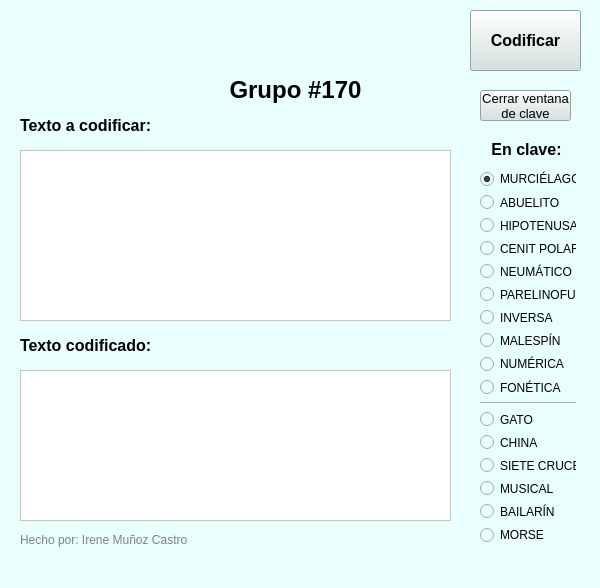
<?xml version="1.0" encoding="UTF-8"?>
<ui version="4.0">
 <class>MainWindow</class>
 <widget class="QMainWindow" name="MainWindow">
  <property name="geometry">
   <rect>
    <x>0</x>
    <y>0</y>
    <width>600</width>
    <height>588</height>
   </rect>
  </property>
  <property name="windowTitle">
   <string>Codificador Guía y Scout V.3.0</string>
  </property>
  <property name="windowIcon">
   <iconset>
    <normaloff>scouts.ico</normaloff>scouts.ico</iconset>
  </property>
  <property name="styleSheet">
   <string notr="true">background-color: rgb(233, 255, 252);</string>
  </property>
  <widget class="QWidget" name="centralwidget">
   <widget class="QLabel" name="label_2">
    <property name="geometry">
     <rect>
      <x>20</x>
      <y>110</y>
      <width>181</width>
      <height>31</height>
     </rect>
    </property>
    <property name="text">
     <string>&lt;html&gt;&lt;head/&gt;&lt;body&gt;&lt;p&gt;&lt;span style=&quot; font-size:12pt; font-weight:600;&quot;&gt;Texto a codificar:&lt;/span&gt;&lt;/p&gt;&lt;/body&gt;&lt;/html&gt;</string>
    </property>
   </widget>
   <widget class="QTextEdit" name="original">
    <property name="geometry">
     <rect>
      <x>20</x>
      <y>150</y>
      <width>431</width>
      <height>171</height>
     </rect>
    </property>
    <property name="styleSheet">
     <string notr="true">background-color: rgb(255, 255, 255);
font: 12pt &quot;MS Shell Dlg 2&quot;;
border-color: rgb(0, 0, 0);</string>
    </property>
   </widget>
   <widget class="QTextEdit" name="enClave">
    <property name="geometry">
     <rect>
      <x>20</x>
      <y>370</y>
      <width>431</width>
      <height>151</height>
     </rect>
    </property>
    <property name="styleSheet">
     <string notr="true">background-color: rgb(255, 255, 255);
font: 12pt &quot;MS Shell Dlg 2&quot;;</string>
    </property>
   </widget>
   <widget class="QLabel" name="label_3">
    <property name="geometry">
     <rect>
      <x>20</x>
      <y>330</y>
      <width>221</width>
      <height>31</height>
     </rect>
    </property>
    <property name="text">
     <string>&lt;html&gt;&lt;head/&gt;&lt;body&gt;&lt;p&gt;&lt;span style=&quot; font-size:12pt; font-weight:600;&quot;&gt;Texto codificado:&lt;/span&gt;&lt;/p&gt;&lt;/body&gt;&lt;/html&gt;</string>
    </property>
   </widget>
   <widget class="QPushButton" name="boton_codificar">
    <property name="geometry">
     <rect>
      <x>470</x>
      <y>10</y>
      <width>111</width>
      <height>61</height>
     </rect>
    </property>
    <property name="font">
     <font>
      <pointsize>12</pointsize>
      <weight>75</weight>
      <bold>true</bold>
     </font>
    </property>
    <property name="styleSheet">
     <string notr="true">background-color: rgb(207, 226, 223);
</string>
    </property>
    <property name="text">
     <string>Codificar</string>
    </property>
   </widget>
   <widget class="QLabel" name="label_5">
    <property name="geometry">
     <rect>
      <x>20</x>
      <y>0</y>
      <width>91</width>
      <height>101</height>
     </rect>
    </property>
    <property name="autoFillBackground">
     <bool>false</bool>
    </property>
    <property name="styleSheet">
     <string notr="true">background-image: url(:/newPrefix/trebol.png);</string>
    </property>
    <property name="text">
     <string/>
    </property>
    <property name="pixmap">
     <pixmap>trebol.png</pixmap>
    </property>
    <property name="scaledContents">
     <bool>true</bool>
    </property>
   </widget>
   <widget class="QLabel" name="label_6">
    <property name="geometry">
     <rect>
      <x>150</x>
      <y>0</y>
      <width>51</width>
      <height>51</height>
     </rect>
    </property>
    <property name="styleSheet">
     <string notr="true">background-image: url(:/newPrefix/manada.png);</string>
    </property>
    <property name="text">
     <string/>
    </property>
    <property name="pixmap">
     <pixmap>manada.png</pixmap>
    </property>
    <property name="scaledContents">
     <bool>true</bool>
    </property>
   </widget>
   <widget class="QLabel" name="label_7">
    <property name="geometry">
     <rect>
      <x>230</x>
      <y>0</y>
      <width>51</width>
      <height>51</height>
     </rect>
    </property>
    <property name="text">
     <string/>
    </property>
    <property name="pixmap">
     <pixmap>tropa.png</pixmap>
    </property>
    <property name="scaledContents">
     <bool>true</bool>
    </property>
   </widget>
   <widget class="QLabel" name="label_8">
    <property name="geometry">
     <rect>
      <x>310</x>
      <y>0</y>
      <width>51</width>
      <height>51</height>
     </rect>
    </property>
    <property name="text">
     <string/>
    </property>
    <property name="pixmap">
     <pixmap>wak.png</pixmap>
    </property>
    <property name="scaledContents">
     <bool>true</bool>
    </property>
   </widget>
   <widget class="QLabel" name="label_10">
    <property name="geometry">
     <rect>
      <x>390</x>
      <y>0</y>
      <width>51</width>
      <height>51</height>
     </rect>
    </property>
    <property name="text">
     <string/>
    </property>
    <property name="pixmap">
     <pixmap>comunidad.png</pixmap>
    </property>
    <property name="scaledContents">
     <bool>true</bool>
    </property>
   </widget>
   <widget class="QLabel" name="label_9">
    <property name="geometry">
     <rect>
      <x>20</x>
      <y>530</y>
      <width>291</width>
      <height>21</height>
     </rect>
    </property>
    <property name="styleSheet">
     <string notr="true">font: 8pt &quot;MS Reference Sans Serif&quot;;</string>
    </property>
    <property name="text">
     <string>&lt;html&gt;&lt;head/&gt;&lt;body&gt;&lt;p&gt;&lt;span style=&quot; color:#828282;&quot;&gt;Hecho por: Irene Muñoz Castro&lt;/span&gt;&lt;/p&gt;&lt;/body&gt;&lt;/html&gt;</string>
    </property>
   </widget>
   <widget class="QLabel" name="label_4">
    <property name="geometry">
     <rect>
      <x>200</x>
      <y>70</y>
      <width>191</width>
      <height>41</height>
     </rect>
    </property>
    <property name="text">
     <string>&lt;html&gt;&lt;head/&gt;&lt;body&gt;&lt;p align=&quot;center&quot;&gt;&lt;span style=&quot; font-size:18pt; font-weight:600;&quot;&gt;Grupo #170&lt;/span&gt;&lt;/p&gt;&lt;/body&gt;&lt;/html&gt;</string>
    </property>
   </widget>
   <widget class="QLabel" name="label">
    <property name="geometry">
     <rect>
      <x>490</x>
      <y>140</y>
      <width>73</width>
      <height>19</height>
     </rect>
    </property>
    <property name="text">
     <string>&lt;html&gt;&lt;head/&gt;&lt;body&gt;&lt;p align=&quot;center&quot;&gt;&lt;span style=&quot; font-size:12pt; font-weight:600;&quot;&gt;En clave:&lt;/span&gt;&lt;/p&gt;&lt;/body&gt;&lt;/html&gt;</string>
    </property>
   </widget>
   <widget class="QWidget" name="layoutWidget">
    <property name="geometry">
     <rect>
      <x>480</x>
      <y>170</y>
      <width>96</width>
      <height>373</height>
     </rect>
    </property>
    <layout class="QVBoxLayout" name="verticalLayout">
     <item>
      <widget class="QRadioButton" name="rbtn_murcielago">
       <property name="enabled">
        <bool>true</bool>
       </property>
       <property name="contextMenuPolicy">
        <enum>Qt::DefaultContextMenu</enum>
       </property>
       <property name="text">
        <string>MURCIÉLAGO</string>
       </property>
       <property name="checked">
        <bool>true</bool>
       </property>
      </widget>
     </item>
     <item>
      <widget class="QRadioButton" name="rbtn_abuelito">
       <property name="text">
        <string>ABUELITO</string>
       </property>
      </widget>
     </item>
     <item>
      <widget class="QRadioButton" name="rbtn_hipotenusa">
       <property name="text">
        <string>HIPOTENUSA</string>
       </property>
      </widget>
     </item>
     <item>
      <widget class="QRadioButton" name="rbtn_cenitpolar">
       <property name="text">
        <string>CENIT POLAR</string>
       </property>
      </widget>
     </item>
     <item>
      <widget class="QRadioButton" name="rbtn_neumatico">
       <property name="text">
        <string>NEUMÁTICO</string>
       </property>
      </widget>
     </item>
     <item>
      <widget class="QRadioButton" name="rbtn_parelinofu">
       <property name="text">
        <string>PARELINOFU</string>
       </property>
      </widget>
     </item>
     <item>
      <widget class="QRadioButton" name="rbtn_inversa">
       <property name="text">
        <string>INVERSA</string>
       </property>
      </widget>
     </item>
     <item>
      <widget class="QRadioButton" name="rbtn_malespin">
       <property name="text">
        <string>MALESPÍN</string>
       </property>
      </widget>
     </item>
     <item>
      <widget class="QRadioButton" name="rbtn_numerica">
       <property name="text">
        <string>NUMÉRICA</string>
       </property>
      </widget>
     </item>
     <item>
      <widget class="QRadioButton" name="rbtn_fonetica">
       <property name="text">
        <string>FONÉTICA</string>
       </property>
      </widget>
     </item>
     <item>
      <widget class="Line" name="line">
       <property name="orientation">
        <enum>Qt::Horizontal</enum>
       </property>
      </widget>
     </item>
     <item>
      <widget class="QRadioButton" name="rbtn_gato">
       <property name="text">
        <string>GATO</string>
       </property>
      </widget>
     </item>
     <item>
      <widget class="QRadioButton" name="rbtn_china">
       <property name="text">
        <string>CHINA</string>
       </property>
      </widget>
     </item>
     <item>
      <widget class="QRadioButton" name="rbtn_sietecruces">
       <property name="text">
        <string>SIETE CRUCES</string>
       </property>
      </widget>
     </item>
     <item>
      <widget class="QRadioButton" name="rbtn_musical">
       <property name="text">
        <string>MUSICAL</string>
       </property>
      </widget>
     </item>
     <item>
      <widget class="QRadioButton" name="rbtn_bailarin">
       <property name="text">
        <string>BAILARÍN</string>
       </property>
      </widget>
     </item>
     <item>
      <widget class="QRadioButton" name="rbtn_morse">
       <property name="text">
        <string>MORSE</string>
       </property>
      </widget>
     </item>
    </layout>
   </widget>
   <widget class="QPushButton" name="boton_cerrar">
    <property name="geometry">
     <rect>
      <x>480</x>
      <y>90</y>
      <width>91</width>
      <height>31</height>
     </rect>
    </property>
    <property name="font">
     <font>
      <pointsize>10</pointsize>
      <weight>50</weight>
      <bold>false</bold>
     </font>
    </property>
    <property name="styleSheet">
     <string notr="true">background-color: rgb(207, 226, 223);
</string>
    </property>
    <property name="text">
     <string>Cerrar ventana 
de clave</string>
    </property>
   </widget>
  </widget>
  <widget class="QMenuBar" name="menubar">
   <property name="geometry">
    <rect>
     <x>0</x>
     <y>0</y>
     <width>600</width>
     <height>21</height>
    </rect>
   </property>
  </widget>
  <widget class="QStatusBar" name="statusbar"/>
 </widget>
 <resources>
  <include location="logo.qrc"/>
  <include location="logo.qrc"/>
 </resources>
 <connections/>
</ui>
